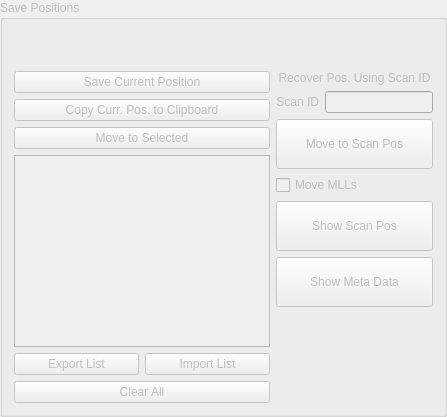
                <widget class="QGroupBox" name="groupBox_38">
                 <property name="enabled">
                  <bool>false</bool>
                 </property>
                 <property name="sizePolicy">
                  <sizepolicy hsizetype="Fixed" vsizetype="Preferred">
                   <horstretch>0</horstretch>
                   <verstretch>0</verstretch>
                  </sizepolicy>
                 </property>
                 <property name="title">
                  <string>Save Positions</string>
                 </property>
                 <layout class="QGridLayout" name="gridLayout_126">
                  <item row="1" column="1">
                   <layout class="QVBoxLayout" name="verticalLayout_11">
                    <item>
                     <widget class="QLabel" name="label_165">
                      <property name="text">
                       <string>Recover Pos. Using Scan ID</string>
                      </property>
                      <property name="alignment">
                       <set>Qt::AlignCenter</set>
                      </property>
                     </widget>
                    </item>
                    <item>
                     <layout class="QHBoxLayout" name="horizontalLayout_10">
                      <item>
                       <widget class="QLabel" name="label_166">
                        <property name="sizePolicy">
                         <sizepolicy hsizetype="Preferred" vsizetype="Fixed">
                          <horstretch>0</horstretch>
                          <verstretch>0</verstretch>
                         </sizepolicy>
                        </property>
                        <property name="text">
                         <string>Scan ID</string>
                        </property>
                        <property name="alignment">
                         <set>Qt::AlignRight|Qt::AlignTrailing|Qt::AlignVCenter</set>
                        </property>
                       </widget>
                      </item>
                      <item>
                       <widget class="QLineEdit" name="le_sid_position_mll">
                        <property name="sizePolicy">
                         <sizepolicy hsizetype="Preferred" vsizetype="Fixed">
                          <horstretch>0</horstretch>
                          <verstretch>0</verstretch>
                         </sizepolicy>
                        </property>
                       </widget>
                      </item>
                     </layout>
                    </item>
                    <item>
                     <widget class="QPushButton" name="pb_recover_scan_pos_mll">
                      <property name="sizePolicy">
                       <sizepolicy hsizetype="Preferred" vsizetype="Fixed">
                        <horstretch>0</horstretch>
                        <verstretch>0</verstretch>
                       </sizepolicy>
                      </property>
                      <property name="text">
                       <string>
Move to Scan Pos
</string>
                      </property>
                     </widget>
                    </item>
                    <item>
                     <widget class="QCheckBox" name="cb_sid_moveZPZ_mll">
                      <property name="text">
                       <string>Move MLLs</string>
                      </property>
                     </widget>
                    </item>
                    <item>
                     <widget class="QPushButton" name="pb_show_scan_pos_mll">
                      <property name="sizePolicy">
                       <sizepolicy hsizetype="Preferred" vsizetype="Fixed">
                        <horstretch>0</horstretch>
                        <verstretch>0</verstretch>
                       </sizepolicy>
                      </property>
                      <property name="text">
                       <string>
Show Scan Pos
</string>
                      </property>
                     </widget>
                    </item>
                    <item>
                     <widget class="QPushButton" name="pb_print_scan_meta_mll">
                      <property name="sizePolicy">
                       <sizepolicy hsizetype="Preferred" vsizetype="Fixed">
                        <horstretch>0</horstretch>
                        <verstretch>0</verstretch>
                       </sizepolicy>
                      </property>
                      <property name="text">
                       <string>
Show Meta Data
</string>
                      </property>
                     </widget>
                    </item>
                    <item>
                     <spacer name="verticalSpacer_14">
                      <property name="orientation">
                       <enum>Qt::Vertical</enum>
                      </property>
                      <property name="sizeHint" stdset="0">
                       <size>
                        <width>20</width>
                        <height>40</height>
                       </size>
                      </property>
                     </spacer>
                    </item>
                   </layout>
                  </item>
                  <item row="1" column="0">
                   <layout class="QGridLayout" name="gridLayout_127">
                    <item row="0" column="0">
                     <layout class="QGridLayout" name="gridLayout_128">
                      <item row="2" column="0">
                       <widget class="QPushButton" name="pb_move_pos_mll">
                        <property name="sizePolicy">
                         <sizepolicy hsizetype="Preferred" vsizetype="Fixed">
                          <horstretch>0</horstretch>
                          <verstretch>0</verstretch>
                         </sizepolicy>
                        </property>
                        <property name="styleSheet">
                         <string notr="true"/>
                        </property>
                        <property name="text">
                         <string>Move to Selected</string>
                        </property>
                       </widget>
                      </item>
                      <item row="0" column="0">
                       <layout class="QHBoxLayout" name="horizontalLayout_39">
                        <item>
                         <widget class="QPushButton" name="pb_save_pos_mll">
                          <property name="sizePolicy">
                           <sizepolicy hsizetype="Preferred" vsizetype="Fixed">
                            <horstretch>0</horstretch>
                            <verstretch>0</verstretch>
                           </sizepolicy>
                          </property>
                          <property name="styleSheet">
                           <string notr="true"/>
                          </property>
                          <property name="text">
                           <string>Save Current Position</string>
                          </property>
                         </widget>
                        </item>
                       </layout>
                      </item>
                      <item row="1" column="0">
                       <widget class="QPushButton" name="pb_copy_curr_pos_mll">
                        <property name="toolTip">
                         <string>motor values to clipboard</string>
                        </property>
                        <property name="text">
                         <string>Copy Curr. Pos. to Clipboard</string>
                        </property>
                       </widget>
                      </item>
                     </layout>
                    </item>
                    <item row="1" column="0">
                     <widget class="QListWidget" name="sampleROI_List_mll">
                      <property name="sizePolicy">
                       <sizepolicy hsizetype="Preferred" vsizetype="Expanding">
                        <horstretch>0</horstretch>
                        <verstretch>0</verstretch>
                       </sizepolicy>
                      </property>
                     </widget>
                    </item>
                    <item row="2" column="0">
                     <layout class="QGridLayout" name="gridLayout_129">
                      <item row="0" column="0">
                       <layout class="QHBoxLayout" name="horizontalLayout_81">
                        <item>
                         <widget class="QPushButton" name="pb_roiList_export_mll">
                          <property name="text">
                           <string>  Export List  </string>
                          </property>
                         </widget>
                        </item>
                        <item>
                         <widget class="QPushButton" name="pb_roiList_import_mll">
                          <property name="text">
                           <string>   Import List   </string>
                          </property>
                         </widget>
                        </item>
                       </layout>
                      </item>
                      <item row="1" column="0">
                       <widget class="QPushButton" name="pb_roiList_clear_mll">
                        <property name="text">
                         <string>Clear All</string>
                        </property>
                       </widget>
                      </item>
                     </layout>
                    </item>
                   </layout>
                  </item>
                  <item row="0" column="0">
                   <spacer name="verticalSpacer_30">
                    <property name="orientation">
                     <enum>Qt::Vertical</enum>
                    </property>
                    <property name="sizeType">
                     <enum>QSizePolicy::Fixed</enum>
                    </property>
                    <property name="sizeHint" stdset="0">
                     <size>
                      <width>20</width>
                      <height>40</height>
                     </size>
                    </property>
                   </spacer>
                  </item>
                 </layout>
                </widget>
